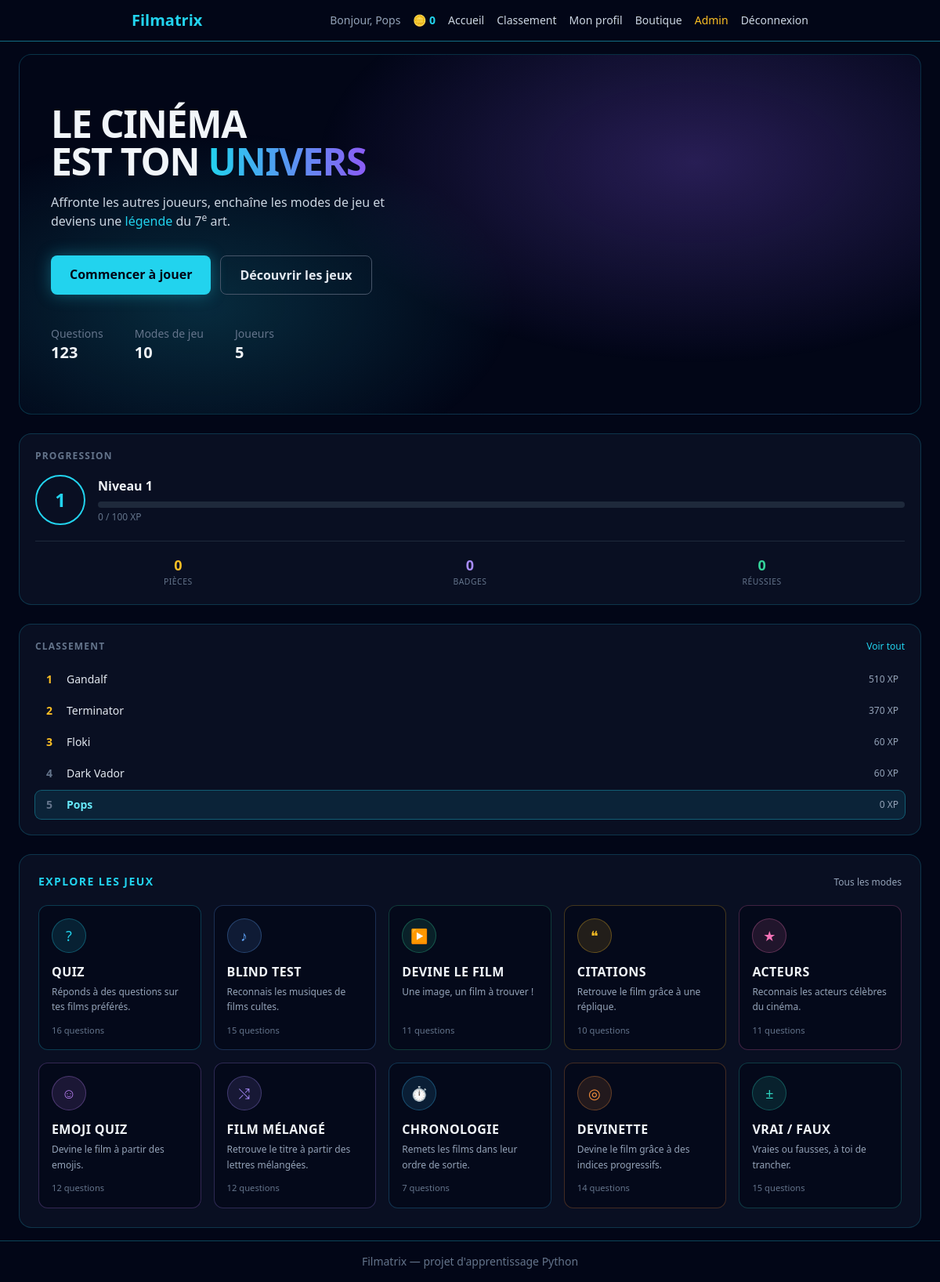
Before: / (signed in) with the older database file.
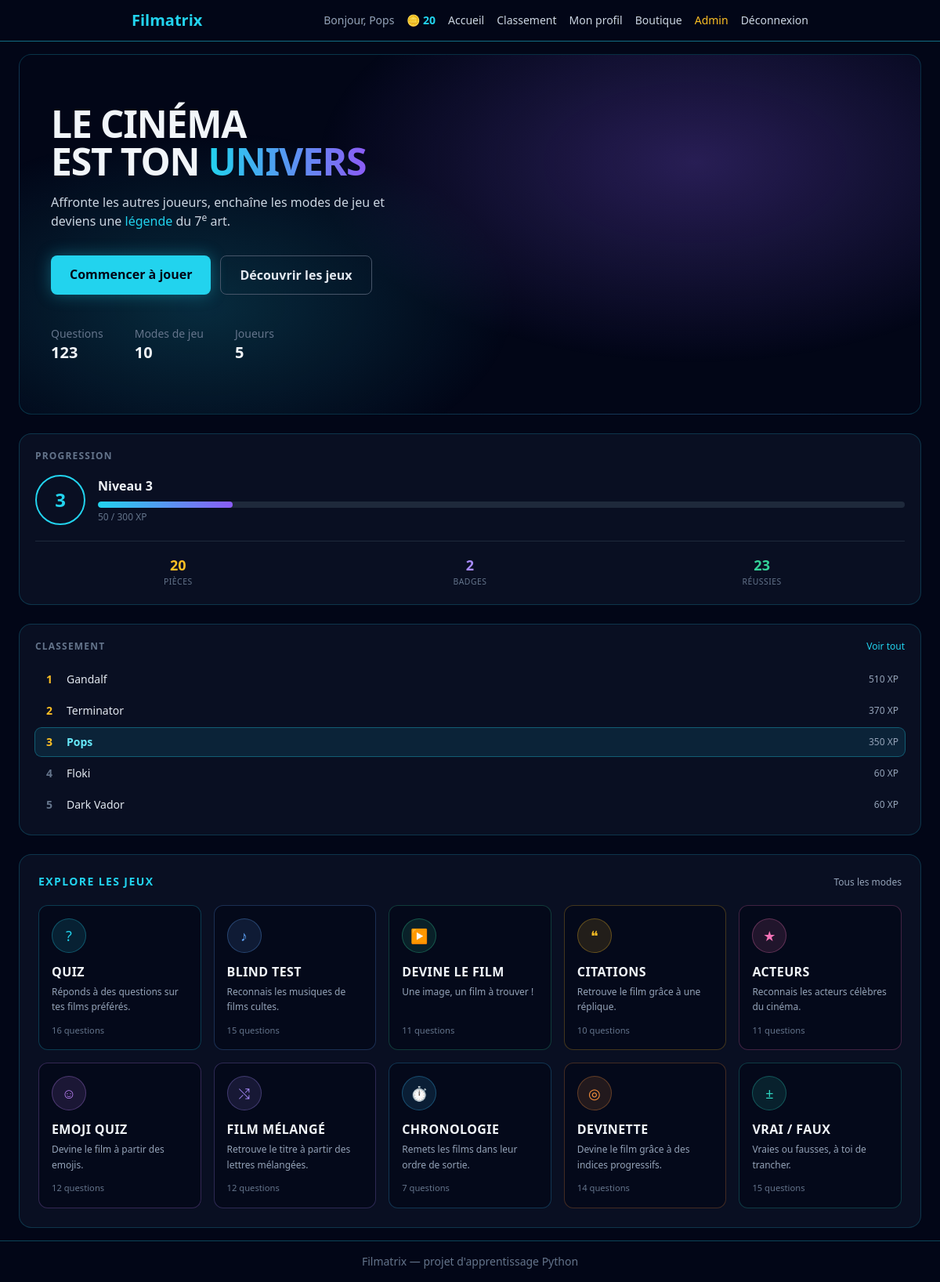
After: the same page with the newer database file.
### src/models.py (models this page shows, shortened)
class User(db.Model, UserMixin):
    __tablename__ = "users"
    id = db.Column(db.Integer, primary_key=True)
    username = db.Column(db.String(50), unique=True, nullable=False)
    email = db.Column(db.String(120), unique=True, nullable=False)
    password_hash = db.Column(db.String(255), nullable=False)
    total_xp = db.Column(db.Integer, nullable=False, default=0)
    coins = db.Column(db.Integer, nullable=False, default=0)
    equipped_title = db.Column(db.String(50), nullable=True)
    is_admin = db.Column(db.Boolean, nullable=False, default=False)

### app.py (the view)
    @app.route("/")
    def home() -> str:
        question_counts = dict(
            db.session.query(Question.mode, func.count(Question.id))
            .group_by(Question.mode)
            .all()
        )
        playable_modes = [
            dict(mode, question_count=question_counts.get(mode["slug"], 0))
            for mode in GAME_MODES
            if question_counts.get(mode["slug"], 0) > 0
        ]
        top_players = User.query.order_by(User.total_xp.desc()).limit(5).all()
        level_info = None
        correct_count = 0
        if current_user.is_authenticated:
            level_info = calculate_level(current_user.total_xp)
            correct_count = Attempt.query.filter_by(
                user_id=current_user.id, is_correct=True
            ).count()
        return render_template(
            "accueil.html",
            modes=playable_modes,
            top_players=top_players,
            level_info=level_info,
            correct_count=correct_count,
            total_questions=sum(question_counts.values()),
            total_players=User.query.count(),
        )

### app.py (called while the page is built)
def calculate_level(total_xp: int) -> dict:
        level = 1
        xp_for_next_level = 100
        xp_already_spent = 0
        while total_xp - xp_already_spent >= xp_for_next_level:
            xp_already_spent += xp_for_next_level
            level += 1
            xp_for_next_level = 100 * level
        xp_in_current_level = total_xp - xp_already_spent
        return {
            "level": level,
            "xp_in_current_level": xp_in_current_level,
            "xp_for_next_level": xp_for_next_level,
            }

### templates/accueil.html (shortened to what this page needs)
{% extends "base.html" %}
{% block content %}
<div class="max-w-6xl mx-auto flex flex-col gap-6">
    <div class="grid gap-6 xl:grid-cols-[1fr_20rem] items-start">
        <section class="hero-glow relative overflow-hidden rounded-2xl border border-cyan-400/20 bg-slate-900/60 px-6 py-12 sm:px-10 sm:py-16">
            <h1 class="text-4xl sm:text-5xl font-extrabold leading-tight tracking-tight">
                LE CINÉMA<br>
                EST TON
                <span class="bg-gradient-to-r from-cyan-400 to-violet-500 bg-clip-text text-transparent">UNIVERS</span>
            </h1>
            <p class="mt-4 max-w-md text-slate-300">
                Affronte les autres joueurs, enchaîne les modes de jeu
                et deviens une <span class="text-cyan-400">légende</span> du 7<sup>e</sup> art.
            </p>
            <div class="mt-8 flex flex-wrap gap-3">
                <a href="{{ url_for('modes') }}"
                   class="bg-cyan-400 hover:bg-cyan-300 text-slate-950 font-bold px-6 py-3 rounded-lg shadow-[0_0_20px_rgba(34,211,238,0.35)] transition">
                    Commencer à jouer
                </a>
                <a href="#modes"
                   class="border border-slate-600 hover:border-cyan-400 hover:text-cyan-400 text-slate-200 font-bold px-6 py-3 rounded-lg transition">
                    Découvrir les jeux
                </a>
            </div>
            <dl class="mt-10 flex flex-wrap gap-x-10 gap-y-4 text-sm">
                <div>
                    <dt class="text-slate-500">Questions</dt>
                    <dd class="text-xl font-bold text-slate-100">{{ total_questions }}</dd>
                </div>
                <div>
                    <dt class="text-slate-500">Modes de jeu</dt>
                    <dd class="text-xl font-bold text-slate-100">{{ modes | length }}</dd>
                </div>
                <div>
                    <dt class="text-slate-500">Joueurs</dt>
                    <dd class="text-xl font-bold text-slate-100">{{ total_players }}</dd>
                </div>
            </dl>
        </section>
        <aside class="flex flex-col gap-6">
            {% if current_user.is_authenticated %}
            <section class="rounded-2xl border border-cyan-400/20 bg-slate-900/60 p-5">
                <h2 class="text-xs font-bold uppercase tracking-widest text-slate-500 mb-4">Progression</h2>
                <div class="flex items-center gap-4">
                    <div class="flex h-16 w-16 shrink-0 items-center justify-center rounded-full border-2 border-cyan-400 text-2xl font-extrabold text-cyan-400">
                        {{ level_info.level }}
                    </div>
                    <div class="min-w-0 flex-1">
                        <p class="font-bold">Niveau {{ level_info.level }}</p>
                        <div class="mt-2 h-2 w-full overflow-hidden rounded-full bg-slate-800">
                            <div class="h-2 rounded-full bg-gradient-to-r from-cyan-400 to-violet-500"
                                 style="width: {{ (level_info.xp_in_current_level / level_info.xp_for_next_level * 100) | round(1) }}%"></div>
                        </div>
                        <p class="mt-1 text-xs text-slate-500">
                            {{ level_info.xp_in_current_level }} / {{ level_info.xp_for_next_level }} XP
                        </p>
                    </div>
                </div>
                <div class="mt-5 grid grid-cols-3 gap-2 border-t border-slate-800 pt-4 text-center">
                    <div>
                        <p class="text-lg font-bold text-amber-400">{{ current_user.coins }}</p>
                        <p class="text-[0.65rem] uppercase tracking-wider text-slate-500">Pièces</p>
                    </div>
                    <div>
                        <p class="text-lg font-bold text-violet-400">{{ current_user.badges | length }}</p>
                        <p class="text-[0.65rem] uppercase tracking-wider text-slate-500">Badges</p>
                    </div>
                    <div>
                        <p class="text-lg font-bold text-emerald-400">{{ correct_count }}</p>
                        <p class="text-[0.65rem] uppercase tracking-wider text-slate-500">Réussies</p>
                    </div>
                </div>
            </section>
            {% endif %}
            <section class="rounded-2xl border border-cyan-400/20 bg-slate-900/60 p-5">
                <div class="mb-4 flex items-baseline justify-between">
                    <h2 class="text-xs font-bold uppercase tracking-widest text-slate-500">Classement</h2>
                    <a href="{{ url_for('leaderboard') }}" class="text-xs text-cyan-400 transition hover:text-cyan-300">
                        Voir tout
                    </a>
                </div>
                {% if top_players %}
                <ol class="flex flex-col gap-1">
                    {% for player in top_players %}
                    {% set is_me = current_user.is_authenticated and player.id == current_user.id %}
                    <li class="flex items-center gap-3 rounded-lg px-2 py-2 text-sm {% if is_me %}bg-cyan-400/10 ring-1 ring-cyan-400/40{% endif %}">
                        <span class="w-5 shrink-0 text-center font-bold {% if loop.index <= 3 %}text-amber-400{% else %}text-slate-500{% endif %}">
                            {{ loop.index }}
                        </span>
                        <span class="min-w-0 flex-1 truncate {% if is_me %}text-cyan-300 font-bold{% else %}text-slate-200{% endif %}">
                            {{ player.username }}
                        </span>
                        <span class="shrink-0 text-xs text-slate-400">{{ player.total_xp }} XP</span>
                    </li>
                    {% endfor %}
                </ol>
                {% else %}
                <p class="text-sm text-slate-500">Aucun joueur classé pour le moment.</p>
                {% endif %}
            </section>
        </aside>
    </div>
    <section id="modes" class="rounded-2xl border border-cyan-400/20 bg-slate-900/60 p-5 sm:p-6">
        <div class="mb-5 flex items-baseline justify-between">
            <h2 class="text-sm font-bold uppercase tracking-widest text-cyan-400">Explore les jeux</h2>
            <a href="{{ url_for('modes') }}" class="text-xs text-slate-400 transition hover:text-cyan-400">
                Tous les modes
            </a>
        </div>
        {% if modes %}
        <div class="grid grid-cols-2 gap-4 sm:grid-cols-3 lg:grid-cols-5">
            {% for mode in modes %}
            <a href="{{ url_for('quiz', mode=mode.slug, position=1) }}"
               style="--accent: {{ mode.accent }}"
               class="accent-card flex flex-col rounded-xl border bg-slate-950/60 p-4 transition">
                <span class="accent-icon mb-3 flex h-11 w-11 items-center justify-center rounded-full border text-lg">
                    {{ mode.icon }}
                </span>
                <p class="font-bold uppercase tracking-wide text-slate-100">{{ mode.name }}</p>
                <p class="mt-1 flex-1 text-xs leading-relaxed text-slate-400">{{ mode.description }}</p>
                <p class="mt-3 text-[0.7rem] text-slate-500">
                    {{ mode.question_count }} question{{ 's' if mode.question_count > 1 else '' }}
                </p>
            </a>
            {% endfor %}
        </div>
        {% else %}
        <p class="text-sm text-slate-500">
            Aucune question en base pour le moment. Lance <code class="text-slate-400">seed_db.py</code> pour en charger.
        </p>
        {% endif %}
    </section>
</div>
{% endblock %}

### templates/base.html (shortened to what this page needs)
<!DOCTYPE html>
<html lang="fr">
<head>
    <link rel="stylesheet" href="{{ url_for('static', filename='css/output.css') }}">
</head>
<body class="bg-slate-950 text-slate-100 min-h-screen flex flex-col">
    <header class="border-b border-cyan-400/50">
    <nav class="max-w-4xl mx-auto px-4 py-3">
        <div class="flex items-center justify-between">
            <a href="{{ url_for('home') }}" class="text-xl font-bold text-cyan-400">
                Filmatrix
            </a>
            <div class="flex items-center gap-4">
                {% if current_user.is_authenticated %}
                    <span class="text-slate-400 text-sm">Bonjour, {{ current_user.username }}</span>
                    <span class="text-cyan-400 text-sm font-bold flex items-center gap-1">
                         🪙 {{ current_user.coins }}
                    </span>
                {% endif %}
                <div class="hidden md:flex items-center gap-4 text-sm">
                    <a href="{{ url_for('home') }}" class="text-slate-300 hover:text-cyan-400 transition">Accueil</a>
                    <a href="{{ url_for('leaderboard') }}" class="text-slate-300 hover:text-cyan-400 transition">Classement</a>
                    {% if current_user.is_authenticated %}
                        <a href="{{ url_for('profile') }}" class="text-slate-300 hover:text-cyan-400 transition">Mon profil</a>
                        <a href="{{ url_for('shop') }}" class="text-slate-300 hover:text-cyan-400 transition">Boutique</a>
                        {% if current_user.is_admin %}
                            <a href="{{ url_for('admin_questions_list') }}" class="text-amber-400 hover:text-amber-300 transition">Admin</a>
                        {% endif %}
                        <a href="{{ url_for('logout') }}" class="text-slate-300 hover:text-cyan-400 transition">Déconnexion</a>
                    {% else %}
                        <a href="{{ url_for('login') }}" class="text-slate-300 hover:text-cyan-400 transition">Connexion</a>
                        <a href="{{ url_for('register') }}" class="bg-cyan-400 hover:bg-cyan-300 text-slate-950 font-bold px-3 py-1.5 rounded-lg transition">Inscription</a>
                    {% endif %}
                </div>
            </div>
        </div>
    </nav>
</header>
    <main class="flex-1 p-4">
        {% block content %}{% endblock %}
    </main>
    <footer class="border-t border-cyan-400/30 text-center text-slate-500 text-sm py-4">
        Filmatrix — projet d'apprentissage Python
    </footer>
</body>
</html>

### templates/base.html (style rules this page uses)
.hero-glow { background: radial-gradient(60% 80% at 75% 30%, rgba(139, 92, 246, 0.28), transparent 70%), radial-gradient(50% 70% at 20% 70%, rgba(34, 211, 238, 0.18), transparent 70%); }
.accent-card { border-color: color-mix(in srgb, var(--accent) 25%, transparent); }
.accent-icon { color: var(--accent); background-color: color-mix(in srgb, var(--accent) 12%, transparent); border-color: color-mix(in srgb, var(--accent) 30%, transparent); }

Changed rows visible on the page:
changed User "Pops": coins "0" → "20"; total_xp "0" → "350"; moves up the list
Other visible differences:
{{ level_info.level }}: "1" → "3"
{{ level_info.xp_in_current_level }}: "0" → "50"
{{ level_info.xp_for_next_level }}: "100" → "300"
{{ current_user.badges | length }}: "0" → "2"
{{ correct_count }}: "0" → "23"
